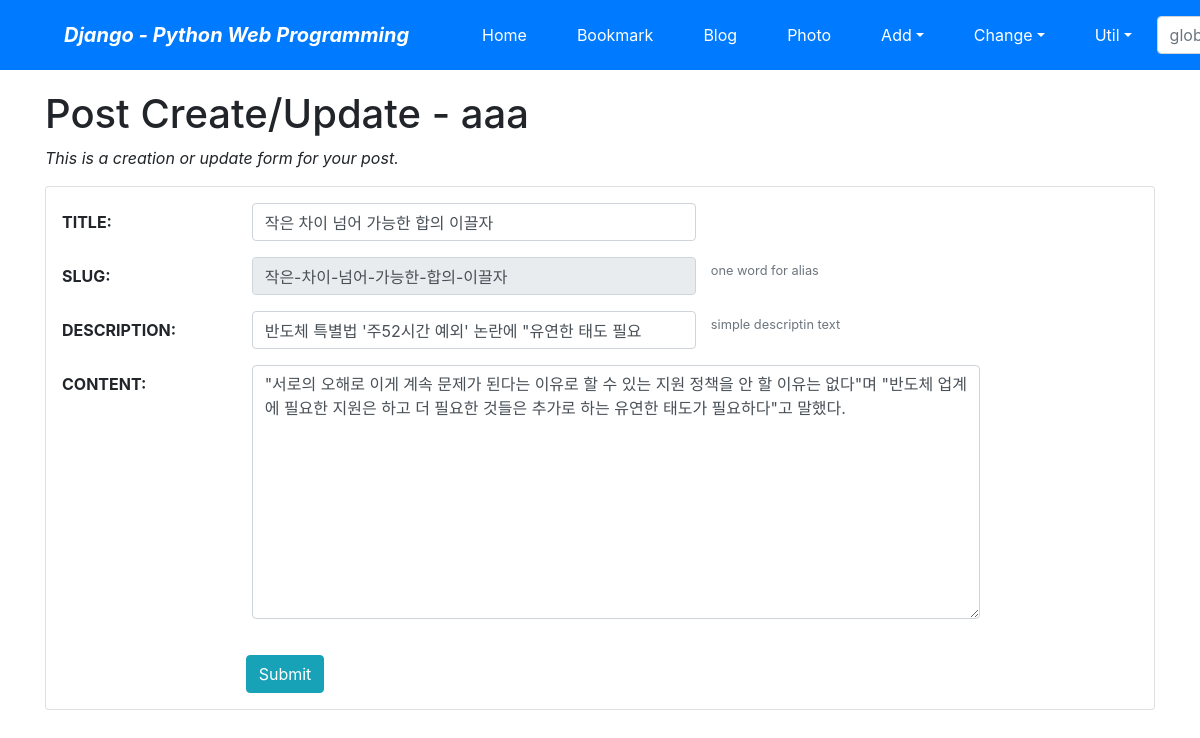
/blog/8/update/ (signed in), run on the app's committed database.
### blog/models.py (models this page shows, shortened)
class Post(models.Model):
  title = models.CharField(verbose_name="TITLE", max_length=50)
  slug = models.SlugField("SLUG", unique=True, allow_unicode=True, help_text='one word for alias')
  description = models.CharField("DESCRIPTION", max_length=100, blank=True, help_text='simple descriptin text')
  content = models.TextField('CONTENT')
  create_dt = models.DateTimeField('CREATE_DATE', auto_now_add=True)
  modify_dt = models.DateTimeField('MODIFY_DATE', auto_now=True)
  tags = TaggableManager(blank=True)
  owner = models.ForeignKey(User, on_delete=models.CASCADE, verbose_name='OWNER', blank=True, null=True)
  class Meta:
    verbose_name = 'post'
    verbose_name_plural= 'posts'
    db_table = 'blog_posts'
    ordering = ('-modify_dt',)

### blog/views.py (the view)
class PostUpdateView(OwnerOnlyMixin, UpdateView):
    model = Post
    fields = ['title', 'slug', 'description', 'content', 'tags']
    success_url = reverse_lazy('blog:index')

### mysite/views.py (called while the page is built)
    def get(self, request, *args, **kwargs):
        self.object = self.get_object()
        if self.request.user != self.object.owner:
            self.handle_no_permission()
        return super().get(request, *args, **kwargs)

### templates/blog/post_form.html (shortened to what this page needs)
{% extends "base.html" %}
{% load widget_tweaks %}
{% block content %}
    <h1>Post Create/Update - {{user}}</h1>
    <p class="font-italic">This is a creation or update form for your post.</p>
    <form action="." method="post" class="card pt-3">{% csrf_token %}
        <div class="form-group row">
            {{ form.title|add_label_class:"col-form-label col-sm-2 ml-3 font-weight-bold" }}
            <div class="col-sm-5">
                {{ form.title|add_class:"form-control"|attr:"autofocus" }}
            </div>
        </div>
        <div class="form-group row">
            {{ form.slug|add_label_class:"col-form-label col-sm-2 ml-3 font-weight-bold" }}
            <div class="col-sm-5">
                {{ form.slug|add_class:"form-control"|attr:"readonly" }}
            </div>
            <small class="form-text text-muted">{{ form.slug.help_text }}</small>
        </div>
        <div class="form-group row">
            {{ form.description|add_label_class:"col-form-label col-sm-2 ml-3 font-weight-bold" }}
            <div class="col-sm-5">
                {{ form.description|add_class:"form-control" }}
            </div>
            <small class="form-text text-muted">{{ form.description.help_text }}</small>
        </div>
        <div class="form-group row">
            {{ form.content|add_label_class:"col-form-label col-sm-2 ml-3 font-weight-bold" }}
            <div class="col-sm-8">
                {{ form.content|add_class:"form-control" }}
            </div>
        </div>
        <div class="form-group row">
            <div class="col-sm-5">
            </div>
        </div>
        <div class="form-group">
            <div class="offset-sm-2 col-sm-5">
                <input type="submit" value="Submit" class="btn btn-info"/>
            </div>
        </div>
    </form>
{% endblock %}

### data on the page
Post: title|add_label_class "TITLE:", title "작은 차이 넘어 가능한 합의 이끌자", slug|add_label_class "SLUG:", slug "작은-차이-넘어-가능한-합의-이끌자", description|add_label_class "DESCRIPTION:", description "반도체 특별법 '주52시간 예외' 논란에 \"유연한 태도 필요", content|add_label_class "CONTENT:", content "\"서로의 오해로 이게 계속 문제가 된다는 이유로 할 수 있는 지원 정책을 안 할 이유는 없다\"며 \"반도체 업계에 필요한 지원은 하고 더 필요한 것들은 추가로 하는 유연한 태도가 필요하다\"고 말했다."

### other printed values
{{ user }} "aaa"
